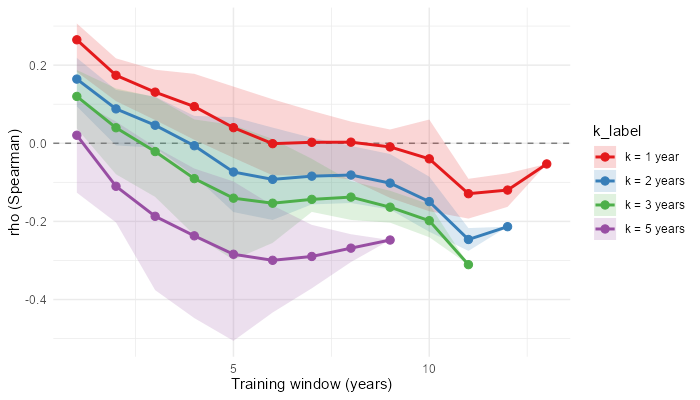

The script that saved this image:
library(tidyverse)

ts_outbreak <- readr::read_rds("data/outbreak_files_Oct2024/time_series_outbreak_extraction.rds")

ts23 <- ts_outbreak %>%
  mutate(admin_level = str_count(location, "::")) %>%
  filter(admin_level %in% c(2, 3))

outbreak_events <- ts23 %>%
  group_by(location, outbreak_number) %>%
  summarise(year_start = year(min(TL)), year_end = year(max(TR)), .groups = "drop")

all_years <- 2010:2023
all_locs  <- unique(ts23$location)

loc_year <- outbreak_events %>%
  mutate(years = map2(year_start, pmin(year_end, 2023L), seq)) %>%
  unnest(years) %>%
  rename(year = years) %>%
  filter(year %in% all_years) %>%
  count(location, year, name = "n_active")

loc_year_full <- expand_grid(location = all_locs, year = all_years) %>%
  left_join(loc_year, by = c("location", "year")) %>%
  replace_na(list(n_active = 0L))

rho_cv <- function(T_val, k_val) {
  valid_splits <- all_years[all_years >= (min(all_years) + T_val - 1L) &
                              (all_years + k_val) <= max(all_years)]
  if (length(valid_splits) == 0L) return(NULL)
  rho_vals <- map_dbl(valid_splits, function(s) {
    train_score <- loc_year_full %>%
      filter(year %in% seq(s - T_val + 1L, s)) %>%
      group_by(location) %>% summarise(score = sum(n_active), .groups = "drop")
    test_out <- loc_year_full %>%
      filter(year %in% seq(s + 1L, s + k_val)) %>%
      group_by(location) %>% summarise(obs = as.integer(sum(n_active) > 0L), .groups = "drop")
    combined <- inner_join(train_score, test_out, by = "location")
    cor(combined$score, combined$obs, method = "spearman")
  })
  tibble(T=T_val, k=k_val, rho=mean(rho_vals,na.rm=TRUE),
         rho_lo=quantile(rho_vals,0.25,na.rm=TRUE),
         rho_hi=quantile(rho_vals,0.75,na.rm=TRUE), n_splits=length(rho_vals))
}

cv_grid    <- expand_grid(T_val = 1:13, k_val = c(1, 2, 3, 5)) %>% filter(T_val + k_val <= 14L)
cv_results <- pmap_dfr(cv_grid, rho_cv)

k_levels <- paste0("k = ", c(1,2,3,5), ifelse(c(1,2,3,5)==1," year"," years"))
p <- cv_results %>%
  mutate(k_label = factor(paste0("k = ", k, ifelse(k==1," year"," years")), levels=k_levels)) %>%
  ggplot(aes(x=T, y=rho, colour=k_label, fill=k_label)) +
  geom_hline(yintercept=0, linetype="dashed", colour="grey50") +
  geom_ribbon(aes(ymin=rho_lo, ymax=rho_hi), alpha=0.18, colour=NA) +
  geom_line(linewidth=1) + geom_point(size=2.5) +
  scale_colour_brewer(palette="Set1") + scale_fill_brewer(palette="Set1") +
  labs(x="Training window (years)", y="rho (Spearman)") +
  theme_minimal()
ggsave("scripts/test_rho_section.png", p, width=7, height=4, dpi=100)
cat("Done. Max rho:", round(max(cv_results$rho),3), "at T=", cv_results$T[which.max(cv_results$rho)],
    "k=", cv_results$k[which.max(cv_results$rho)], "\n")
